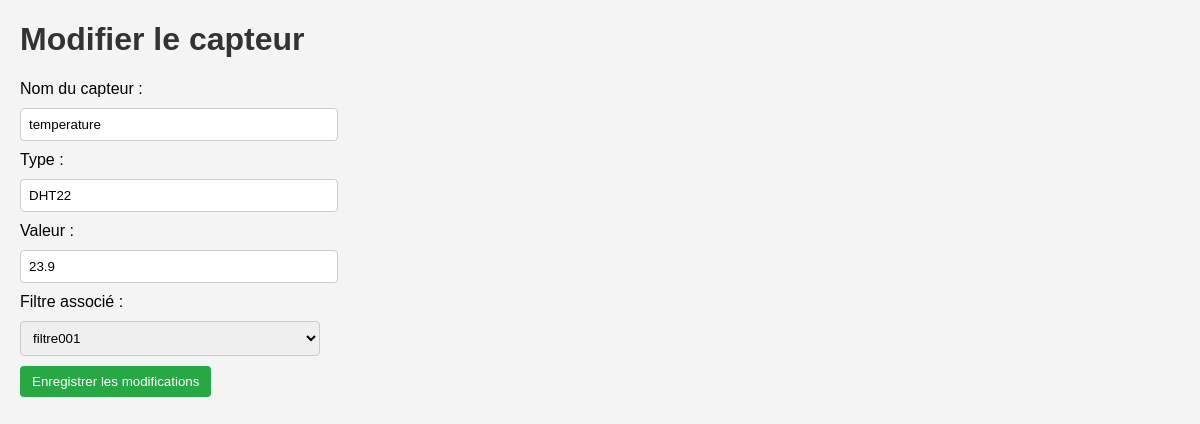
The page /dashboard/capteurs/update/1036/ (signed in) on the database its author committed.
### monitoring/models.py (models this page shows, shortened)
class Capteur(models.Model):
    filtre = models.ForeignKey(Filtre, on_delete=models.CASCADE)
    nom = models.CharField(max_length=100)  # ← nouveau champ
    type = models.CharField(max_length=100)
    valeur = models.CharField(max_length=100)

class Filtre(models.Model):
    nom = models.CharField(max_length=100)
    salle = models.ForeignKey(Salle, on_delete=models.CASCADE, null=True, blank=True)
    type = models.CharField(max_length=50)
    date_installation = models.DateField()
    localisation = models.CharField(max_length=100)
    actif = models.BooleanField(default=True)
    vitesse = models.IntegerField(default=0)  # Vitesse en m/s
    broche_esp32 = models.IntegerField(default=0, help_text="broche GPIO sur l'esp32")  # Nouvelle ligne pour broche ESP32

### monitoring/views.py (the view, shortened to what this page needs)
# urls.py: path('dashboard/capteurs/update/<int:id>/', update_capteur, name='update_capteur'),
def update_capteur(request, id):
    if not (request.user.is_authenticated and request.user.is_staff):
        return HttpResponseForbidden('Forbidden')
    capteur = get_object_or_404(Capteur, id=id)
    filtres = Filtre.objects.all()
    return render(request, 'update_capteur.html', {'capteur': capteur, 'filtres': filtres})

### monitoring/templates/update_capteur.html (shortened to what this page needs)
{% load static %}
<!DOCTYPE html>
<html lang="fr">
<head>
</head>
<body>
    <h1>Modifier le capteur</h1>
    <form method="post">
        <label>Nom du capteur :</label>
        <input type="text" name="nom" value="{{ capteur.nom }}" required>
        <label>Type :</label>
        <input type="text" name="type" value="{{ capteur.type }}" required>
        <label>Valeur :</label>
        <input type="text" name="valeur" value="{{ capteur.valeur }}" required>
        <label>Filtre associé :</label>
        <select name="filtre" required>
            {% for f in filtres %}
            <option value="{{ f.id }}" {% if f.id == capteur.filtre.id %}selected{% endif %}>{{ f.nom }}</option>
            {% endfor %}
        </select>
        <button type="submit">Enregistrer les modifications</button>
    </form>
</body>
</html>

### monitoring/templates/update_capteur.html (style rules this page uses)
body { font-family: Arial, sans-serif; background-color: #f4f4f4; margin: 20px; }
h1 { color: #333; }
form { margin-top: 20px; }
input[type="text"], select { padding: 8px; margin-bottom: 10px; width: 300px; border: 1px solid #ccc; border-radius: 4px; display: block; }
label { display: block; margin-bottom: 10px; }
button { padding: 8px 12px; background-color: #28a745; color: white; border: none; border-radius: 4px; cursor: pointer; }

### rows shown on the page
Capteur: nom "temperature", type "DHT22", valeur "23.9", filtre "filtre001"
